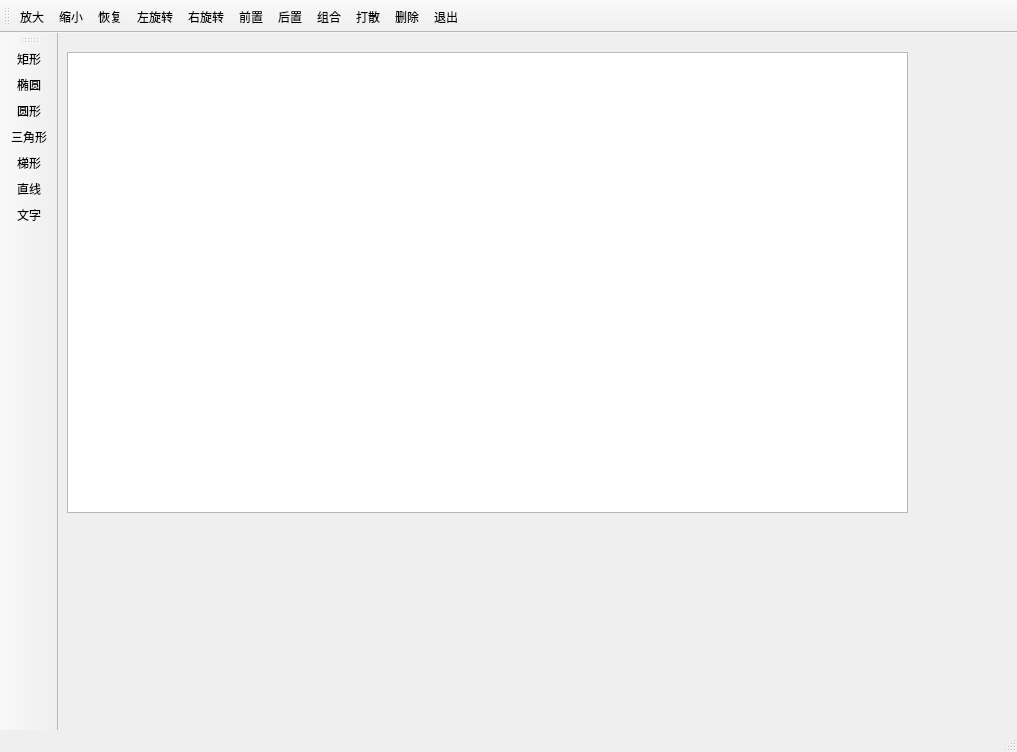
<?xml version="1.0" encoding="UTF-8"?>
<ui version="4.0">
 <class>MainWindow</class>
 <widget class="QMainWindow" name="MainWindow">
  <property name="geometry">
   <rect>
    <x>0</x>
    <y>0</y>
    <width>1017</width>
    <height>752</height>
   </rect>
  </property>
  <property name="windowTitle">
   <string>MainWindow</string>
  </property>
  <property name="toolButtonStyle">
   <enum>Qt::ToolButtonStyle::ToolButtonTextUnderIcon</enum>
  </property>
  <widget class="QWidget" name="centralwidget">
   <layout class="QGridLayout" name="gridLayout_4">
    <item row="0" column="0">
     <widget class="QStackedWidget" name="stackedWidget">
      <property name="currentIndex">
       <number>1</number>
      </property>
      <widget class="QWidget" name="page">
       <layout class="QGridLayout" name="gridLayout_2">
        <property name="leftMargin">
         <number>0</number>
        </property>
        <property name="topMargin">
         <number>0</number>
        </property>
        <property name="rightMargin">
         <number>0</number>
        </property>
        <property name="bottomMargin">
         <number>0</number>
        </property>
        <property name="spacing">
         <number>0</number>
        </property>
        <item row="0" column="0">
         <widget class="QGroupBox" name="groupBox_5">
          <property name="title">
           <string/>
          </property>
          <layout class="QGridLayout" name="gridLayout_6">
           <property name="leftMargin">
            <number>0</number>
           </property>
           <property name="topMargin">
            <number>0</number>
           </property>
           <property name="rightMargin">
            <number>0</number>
           </property>
           <property name="bottomMargin">
            <number>0</number>
           </property>
           <property name="spacing">
            <number>0</number>
           </property>
           <item row="2" column="0">
            <widget class="QGroupBox" name="groupBox_2">
             <property name="title">
              <string>定时器</string>
             </property>
             <layout class="QGridLayout" name="gridLayout_3">
              <property name="leftMargin">
               <number>0</number>
              </property>
              <property name="topMargin">
               <number>0</number>
              </property>
              <property name="rightMargin">
               <number>0</number>
              </property>
              <property name="bottomMargin">
               <number>0</number>
              </property>
              <property name="spacing">
               <number>0</number>
              </property>
              <item row="2" column="0">
               <layout class="QHBoxLayout" name="horizontalLayout">
                <item>
                 <widget class="QLCDNumber" name="minLcdNumber">
                  <property name="layoutDirection">
                   <enum>Qt::LayoutDirection::LeftToRight</enum>
                  </property>
                 </widget>
                </item>
                <item>
                 <widget class="QLCDNumber" name="secLcdNumber">
                  <property name="layoutDirection">
                   <enum>Qt::LayoutDirection::LeftToRight</enum>
                  </property>
                 </widget>
                </item>
                <item>
                 <widget class="QLCDNumber" name="msecLcdNumber">
                  <property name="layoutDirection">
                   <enum>Qt::LayoutDirection::LeftToRight</enum>
                  </property>
                 </widget>
                </item>
               </layout>
              </item>
              <item row="3" column="0">
               <widget class="QProgressBar" name="timeProgressBar">
                <property name="value">
                 <number>24</number>
                </property>
               </widget>
              </item>
              <item row="0" column="0">
               <layout class="QHBoxLayout" name="horizontalLayout_3">
                <item>
                 <widget class="QPushButton" name="startButton">
                  <property name="font">
                   <font>
                    <stylestrategy>PreferDefault</stylestrategy>
                   </font>
                  </property>
                  <property name="contextMenuPolicy">
                   <enum>Qt::ContextMenuPolicy::DefaultContextMenu</enum>
                  </property>
                  <property name="text">
                   <string>开始</string>
                  </property>
                 </widget>
                </item>
                <item>
                 <widget class="QPushButton" name="stopButton">
                  <property name="text">
                   <string>停止</string>
                  </property>
                 </widget>
                </item>
                <item>
                 <spacer name="horizontalSpacer">
                  <property name="orientation">
                   <enum>Qt::Orientation::Horizontal</enum>
                  </property>
                  <property name="sizeHint" stdset="0">
                   <size>
                    <width>40</width>
                    <height>20</height>
                   </size>
                  </property>
                 </spacer>
                </item>
               </layout>
              </item>
              <item row="1" column="0">
               <layout class="QHBoxLayout" name="horizontalLayout_2" stretch="1,1,1,1">
                <item>
                 <widget class="QLabel" name="timeCycleLabel">
                  <property name="text">
                   <string>定时周期：</string>
                  </property>
                 </widget>
                </item>
                <item>
                 <widget class="QSpinBox" name="msecSpinBox"/>
                </item>
                <item>
                 <widget class="QPushButton" name="timeSetButton">
                  <property name="text">
                   <string>设置周期</string>
                  </property>
                 </widget>
                </item>
                <item>
                 <spacer name="horizontalSpacer_2">
                  <property name="orientation">
                   <enum>Qt::Orientation::Horizontal</enum>
                  </property>
                  <property name="sizeHint" stdset="0">
                   <size>
                    <width>40</width>
                    <height>20</height>
                   </size>
                  </property>
                 </spacer>
                </item>
               </layout>
              </item>
             </layout>
            </widget>
           </item>
           <item row="0" column="0" rowspan="2" colspan="2">
            <widget class="QGroupBox" name="groupBox">
             <property name="title">
              <string>调色板</string>
             </property>
             <layout class="QGridLayout" name="gridLayout">
              <property name="leftMargin">
               <number>0</number>
              </property>
              <property name="topMargin">
               <number>0</number>
              </property>
              <property name="rightMargin">
               <number>0</number>
              </property>
              <property name="bottomMargin">
               <number>0</number>
              </property>
              <property name="spacing">
               <number>0</number>
              </property>
              <item row="0" column="0">
               <widget class="QLabel" name="redLabel">
                <property name="text">
                 <string>Red</string>
                </property>
               </widget>
              </item>
              <item row="0" column="1">
               <widget class="QSlider" name="redSlider">
                <property name="orientation">
                 <enum>Qt::Orientation::Horizontal</enum>
                </property>
               </widget>
              </item>
              <item row="2" column="1">
               <widget class="QSlider" name="blueSlider">
                <property name="orientation">
                 <enum>Qt::Orientation::Horizontal</enum>
                </property>
               </widget>
              </item>
              <item row="1" column="1">
               <widget class="QSlider" name="greenSlider">
                <property name="orientation">
                 <enum>Qt::Orientation::Horizontal</enum>
                </property>
               </widget>
              </item>
              <item row="3" column="1">
               <widget class="QSlider" name="alphaSlider">
                <property name="orientation">
                 <enum>Qt::Orientation::Horizontal</enum>
                </property>
               </widget>
              </item>
              <item row="1" column="2" rowspan="2">
               <widget class="QTextEdit" name="colorTextEdit">
                <property name="maximumSize">
                 <size>
                  <width>200</width>
                  <height>200</height>
                 </size>
                </property>
               </widget>
              </item>
              <item row="1" column="0">
               <widget class="QLabel" name="greenLabel">
                <property name="text">
                 <string>Green</string>
                </property>
               </widget>
              </item>
              <item row="3" column="0">
               <widget class="QLabel" name="alphaLabel">
                <property name="text">
                 <string>Alpha</string>
                </property>
               </widget>
              </item>
              <item row="2" column="0">
               <widget class="QLabel" name="blueLabel">
                <property name="text">
                 <string>Blue</string>
                </property>
               </widget>
              </item>
             </layout>
            </widget>
           </item>
          </layout>
         </widget>
        </item>
        <item row="0" column="1">
         <widget class="QSplitter" name="splitter_3">
          <property name="orientation">
           <enum>Qt::Orientation::Vertical</enum>
          </property>
          <widget class="QGroupBox" name="groupBox_4">
           <property name="title">
            <string/>
           </property>
           <layout class="QHBoxLayout" name="horizontalLayout_4">
            <property name="leftMargin">
             <number>0</number>
            </property>
            <property name="topMargin">
             <number>0</number>
            </property>
            <property name="rightMargin">
             <number>0</number>
            </property>
            <property name="bottomMargin">
             <number>0</number>
            </property>
            <item>
             <widget class="QSplitter" name="splitter">
              <property name="orientation">
               <enum>Qt::Orientation::Horizontal</enum>
              </property>
              <widget class="QToolBox" name="toolBox">
               <property name="currentIndex">
                <number>1</number>
               </property>
               <widget class="QWidget" name="listWidgetOpt">
                <property name="geometry">
                 <rect>
                  <x>0</x>
                  <y>0</y>
                  <width>136</width>
                  <height>539</height>
                 </rect>
                </property>
                <attribute name="label">
                 <string>QListWidget操作</string>
                </attribute>
                <layout class="QVBoxLayout" name="verticalLayout">
                 <item>
                  <widget class="QPushButton" name="listIniButton">
                   <property name="text">
                    <string>初始化列表</string>
                   </property>
                  </widget>
                 </item>
                 <item>
                  <widget class="QPushButton" name="clearButton">
                   <property name="text">
                    <string>清除列表</string>
                   </property>
                  </widget>
                 </item>
                 <item>
                  <widget class="QPushButton" name="insertButton">
                   <property name="text">
                    <string>插入项</string>
                   </property>
                  </widget>
                 </item>
                 <item>
                  <widget class="QPushButton" name="addButton">
                   <property name="text">
                    <string>添加项</string>
                   </property>
                  </widget>
                 </item>
                 <item>
                  <widget class="QPushButton" name="delButton">
                   <property name="text">
                    <string>删除项</string>
                   </property>
                  </widget>
                 </item>
                </layout>
               </widget>
               <widget class="QWidget" name="page_5">
                <property name="geometry">
                 <rect>
                  <x>0</x>
                  <y>0</y>
                  <width>136</width>
                  <height>539</height>
                 </rect>
                </property>
                <attribute name="label">
                 <string>QTreeWidget操作</string>
                </attribute>
               </widget>
               <widget class="QWidget" name="tableWidgetOpt">
                <property name="geometry">
                 <rect>
                  <x>0</x>
                  <y>0</y>
                  <width>136</width>
                  <height>539</height>
                 </rect>
                </property>
                <attribute name="label">
                 <string>QTableWidget操作</string>
                </attribute>
               </widget>
              </widget>
              <widget class="QTabWidget" name="tabWidget">
               <property name="toolTip">
                <string>&lt;html&gt;&lt;head/&gt;&lt;body&gt;&lt;p&gt;&lt;br/&gt;&lt;/p&gt;&lt;/body&gt;&lt;/html&gt;</string>
               </property>
               <property name="currentIndex">
                <number>0</number>
               </property>
               <widget class="QWidget" name="tab1">
                <attribute name="title">
                 <string>QListWidget</string>
                </attribute>
                <layout class="QGridLayout" name="gridLayout_5">
                 <item row="0" column="0">
                  <widget class="QCheckBox" name="editCheckBox">
                   <property name="text">
                    <string>可编辑</string>
                   </property>
                  </widget>
                 </item>
                 <item row="1" column="0">
                  <layout class="QHBoxLayout" name="horizontalLayout_6">
                   <item>
                    <widget class="QPushButton" name="allSelectButton">
                     <property name="text">
                      <string>全选</string>
                     </property>
                    </widget>
                   </item>
                   <item>
                    <widget class="QPushButton" name="allNotSelectButton">
                     <property name="text">
                      <string>全不选</string>
                     </property>
                    </widget>
                   </item>
                   <item>
                    <widget class="QPushButton" name="revSelectButton">
                     <property name="text">
                      <string>反选</string>
                     </property>
                    </widget>
                   </item>
                  </layout>
                 </item>
                 <item row="2" column="0">
                  <widget class="QListWidget" name="listWidget"/>
                 </item>
                </layout>
               </widget>
               <widget class="QWidget" name="tab_3">
                <attribute name="title">
                 <string>QTreeWidget</string>
                </attribute>
               </widget>
               <widget class="QWidget" name="tableWidget">
                <attribute name="title">
                 <string>QTableWidget</string>
                </attribute>
               </widget>
              </widget>
             </widget>
            </item>
           </layout>
          </widget>
         </widget>
        </item>
       </layout>
      </widget>
      <widget class="QWidget" name="page_2">
       <widget class="QWGraphicsView" name="View">
        <property name="geometry">
         <rect>
          <x>0</x>
          <y>10</y>
          <width>841</width>
          <height>461</height>
         </rect>
        </property>
       </widget>
      </widget>
     </widget>
    </item>
   </layout>
  </widget>
  <widget class="QToolBar" name="toolBar">
   <property name="windowTitle">
    <string>toolBar</string>
   </property>
   <attribute name="toolBarArea">
    <enum>LeftToolBarArea</enum>
   </attribute>
   <attribute name="toolBarBreak">
    <bool>false</bool>
   </attribute>
   <addaction name="actItem_Rect"/>
   <addaction name="actItem_Ellipse"/>
   <addaction name="actItem_Circle"/>
   <addaction name="actItem_Triangle"/>
   <addaction name="actItem_Polygon"/>
   <addaction name="actItem_Line"/>
   <addaction name="actItem_Text"/>
  </widget>
  <widget class="QToolBar" name="toolBar_2">
   <property name="windowTitle">
    <string>toolBar_2</string>
   </property>
   <attribute name="toolBarArea">
    <enum>TopToolBarArea</enum>
   </attribute>
   <attribute name="toolBarBreak">
    <bool>false</bool>
   </attribute>
   <addaction name="actZoomIn"/>
   <addaction name="actZoomOut"/>
   <addaction name="actRestore"/>
   <addaction name="actRotateLeft"/>
   <addaction name="actRotateRight"/>
   <addaction name="actEdit_Front"/>
   <addaction name="actEdit_Back"/>
   <addaction name="actGroup"/>
   <addaction name="actGroupBreak"/>
   <addaction name="actEdit_Delete"/>
   <addaction name="actQuit"/>
  </widget>
  <widget class="QStatusBar" name="statusBar"/>
  <action name="actItem_Rect">
   <property name="icon">
    <iconset resource="res.qrc">
     <normaloff>:/images/images/RECTANGL.BMP</normaloff>:/images/images/RECTANGL.BMP</iconset>
   </property>
   <property name="text">
    <string>矩形</string>
   </property>
   <property name="toolTip">
    <string>添加矩形</string>
   </property>
  </action>
  <action name="actItem_Ellipse">
   <property name="icon">
    <iconset resource="res.qrc">
     <normaloff>:/images/images/ELLIPSE.BMP</normaloff>:/images/images/ELLIPSE.BMP</iconset>
   </property>
   <property name="text">
    <string>椭圆</string>
   </property>
   <property name="toolTip">
    <string>添加椭圆型</string>
   </property>
  </action>
  <action name="actItem_Line">
   <property name="icon">
    <iconset resource="res.qrc">
     <normaloff>:/images/images/LINE.BMP</normaloff>:/images/images/LINE.BMP</iconset>
   </property>
   <property name="text">
    <string>直线</string>
   </property>
   <property name="toolTip">
    <string>添加直线</string>
   </property>
  </action>
  <action name="actEdit_Delete">
   <property name="icon">
    <iconset resource="res.qrc">
     <normaloff>:/images/images/108.bmp</normaloff>:/images/images/108.bmp</iconset>
   </property>
   <property name="text">
    <string>删除</string>
   </property>
   <property name="toolTip">
    <string>删除选中的图元</string>
   </property>
  </action>
  <action name="actQuit">
   <property name="icon">
    <iconset resource="res.qrc">
     <normaloff>:/images/images/132.bmp</normaloff>:/images/images/132.bmp</iconset>
   </property>
   <property name="text">
    <string>退出</string>
   </property>
   <property name="toolTip">
    <string>退出本系统</string>
   </property>
  </action>
  <action name="actItem_Text">
   <property name="icon">
    <iconset resource="res.qrc">
     <normaloff>:/images/images/800.bmp</normaloff>:/images/images/800.bmp</iconset>
   </property>
   <property name="text">
    <string>文字</string>
   </property>
   <property name="toolTip">
    <string>添加文字</string>
   </property>
  </action>
  <action name="actEdit_Front">
   <property name="icon">
    <iconset resource="res.qrc">
     <normaloff>:/images/images/528.bmp</normaloff>:/images/images/528.bmp</iconset>
   </property>
   <property name="text">
    <string>前置</string>
   </property>
   <property name="toolTip">
    <string>居于最前面</string>
   </property>
  </action>
  <action name="actEdit_Back">
   <property name="icon">
    <iconset resource="res.qrc">
     <normaloff>:/images/images/526.bmp</normaloff>:/images/images/526.bmp</iconset>
   </property>
   <property name="text">
    <string>后置</string>
   </property>
   <property name="toolTip">
    <string>居于最后面</string>
   </property>
  </action>
  <action name="actItem_Polygon">
   <property name="icon">
    <iconset resource="res.qrc">
     <normaloff>:/images/images/FREEFORM.BMP</normaloff>:/images/images/FREEFORM.BMP</iconset>
   </property>
   <property name="text">
    <string>梯形</string>
   </property>
   <property name="toolTip">
    <string>添加梯形</string>
   </property>
  </action>
  <action name="actZoomIn">
   <property name="icon">
    <iconset resource="res.qrc">
     <normaloff>:/images/images/zoomin.png</normaloff>:/images/images/zoomin.png</iconset>
   </property>
   <property name="text">
    <string>放大</string>
   </property>
   <property name="toolTip">
    <string>放大</string>
   </property>
  </action>
  <action name="actZoomOut">
   <property name="icon">
    <iconset resource="res.qrc">
     <normaloff>:/images/images/zoomout.png</normaloff>:/images/images/zoomout.png</iconset>
   </property>
   <property name="text">
    <string>缩小</string>
   </property>
   <property name="toolTip">
    <string>缩小</string>
   </property>
  </action>
  <action name="actRotateLeft">
   <property name="icon">
    <iconset resource="res.qrc">
     <normaloff>:/images/images/rotateleft.png</normaloff>:/images/images/rotateleft.png</iconset>
   </property>
   <property name="text">
    <string>左旋转</string>
   </property>
   <property name="toolTip">
    <string>左旋转</string>
   </property>
  </action>
  <action name="actRotateRight">
   <property name="icon">
    <iconset resource="res.qrc">
     <normaloff>:/images/images/rotateright.png</normaloff>:/images/images/rotateright.png</iconset>
   </property>
   <property name="text">
    <string>右旋转</string>
   </property>
   <property name="toolTip">
    <string>右旋转</string>
   </property>
  </action>
  <action name="actRestore">
   <property name="icon">
    <iconset resource="res.qrc">
     <normaloff>:/images/images/420.bmp</normaloff>:/images/images/420.bmp</iconset>
   </property>
   <property name="text">
    <string>恢复</string>
   </property>
   <property name="toolTip">
    <string>恢复大小</string>
   </property>
  </action>
  <action name="actGroup">
   <property name="icon">
    <iconset resource="res.qrc">
     <normaloff>:/images/images/UNGROUP.BMP</normaloff>:/images/images/UNGROUP.BMP</iconset>
   </property>
   <property name="text">
    <string>组合</string>
   </property>
   <property name="toolTip">
    <string>组合</string>
   </property>
  </action>
  <action name="actGroupBreak">
   <property name="icon">
    <iconset resource="res.qrc">
     <normaloff>:/images/images/128.bmp</normaloff>:/images/images/128.bmp</iconset>
   </property>
   <property name="text">
    <string>打散</string>
   </property>
   <property name="toolTip">
    <string>取消组合</string>
   </property>
  </action>
  <action name="actItem_Circle">
   <property name="icon">
    <iconset resource="res.qrc">
     <normaloff>:/images/images/08.JPG</normaloff>:/images/images/08.JPG</iconset>
   </property>
   <property name="text">
    <string>圆形</string>
   </property>
   <property name="toolTip">
    <string>圆形</string>
   </property>
  </action>
  <action name="actItem_Triangle">
   <property name="icon">
    <iconset resource="res.qrc">
     <normaloff>:/images/images/Icon1242.ico</normaloff>:/images/images/Icon1242.ico</iconset>
   </property>
   <property name="text">
    <string>三角形</string>
   </property>
   <property name="toolTip">
    <string>三角形</string>
   </property>
  </action>
 </widget>
 <customwidgets>
  <customwidget>
   <class>QWGraphicsView</class>
   <extends>QGraphicsView</extends>
   <header>qwgraphicsview.h</header>
  </customwidget>
 </customwidgets>
 <resources>
  <include location="res.qrc"/>
 </resources>
 <connections/>
</ui>
